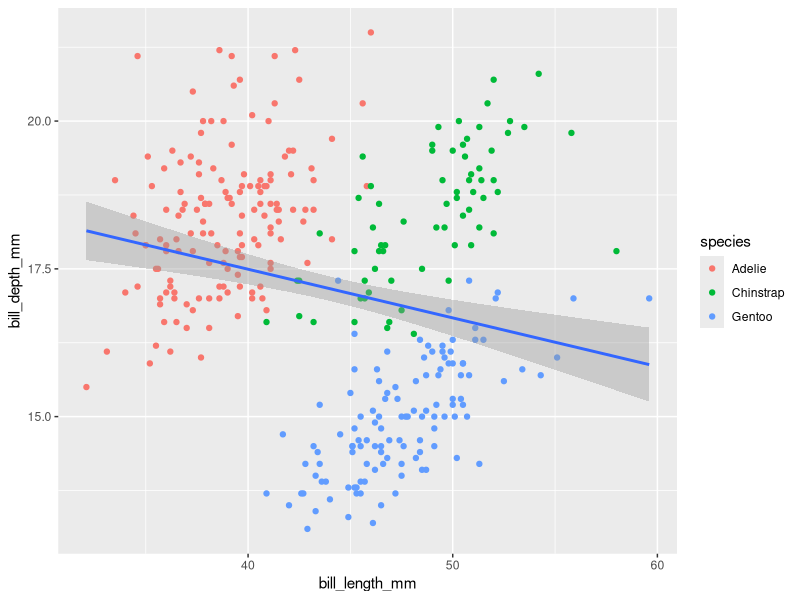
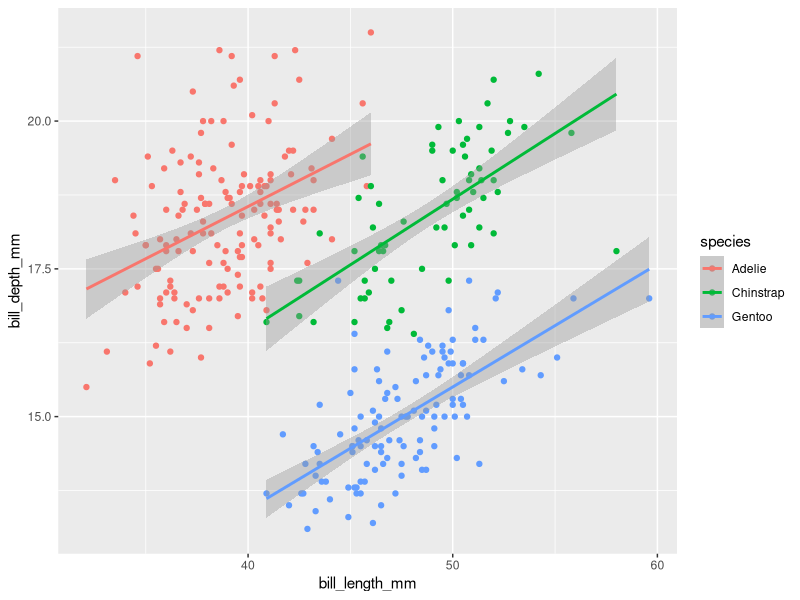
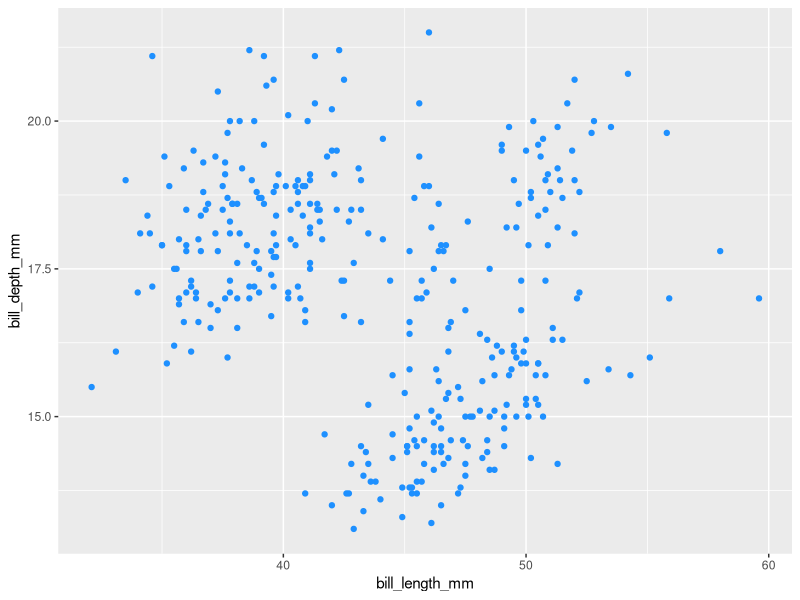
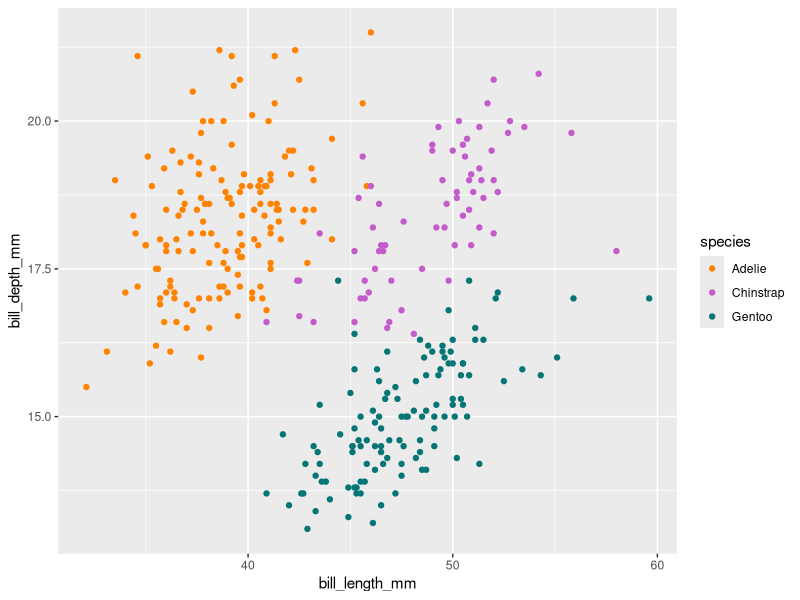
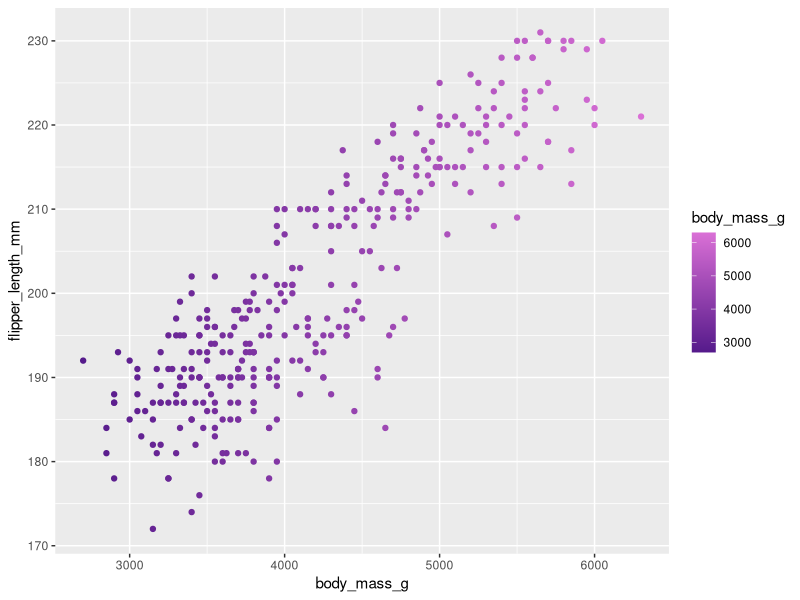
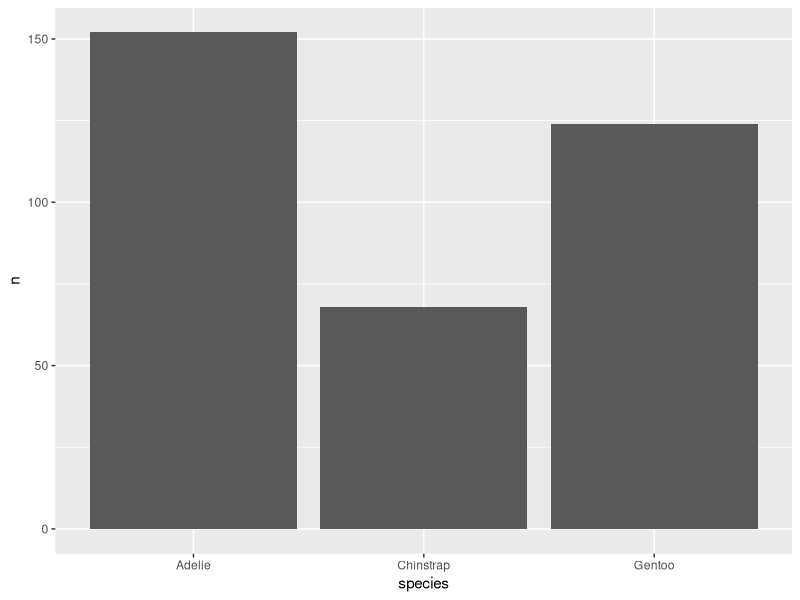
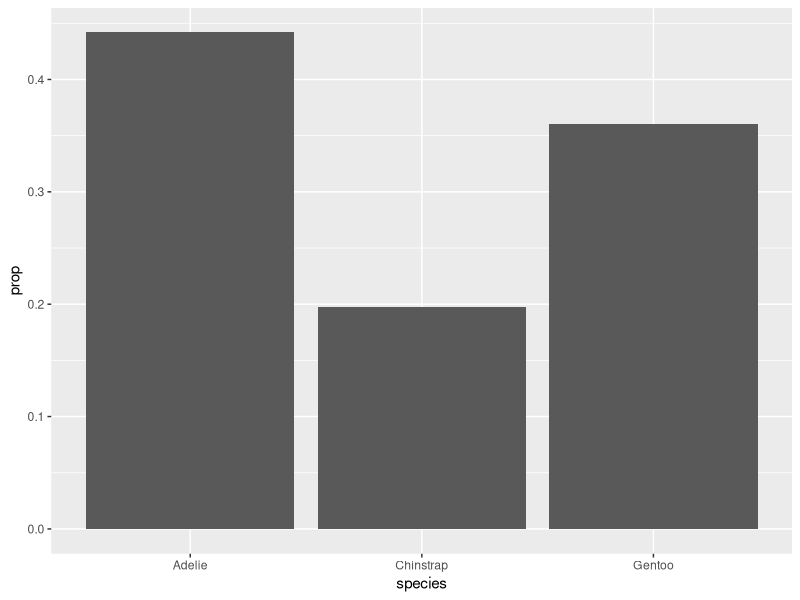
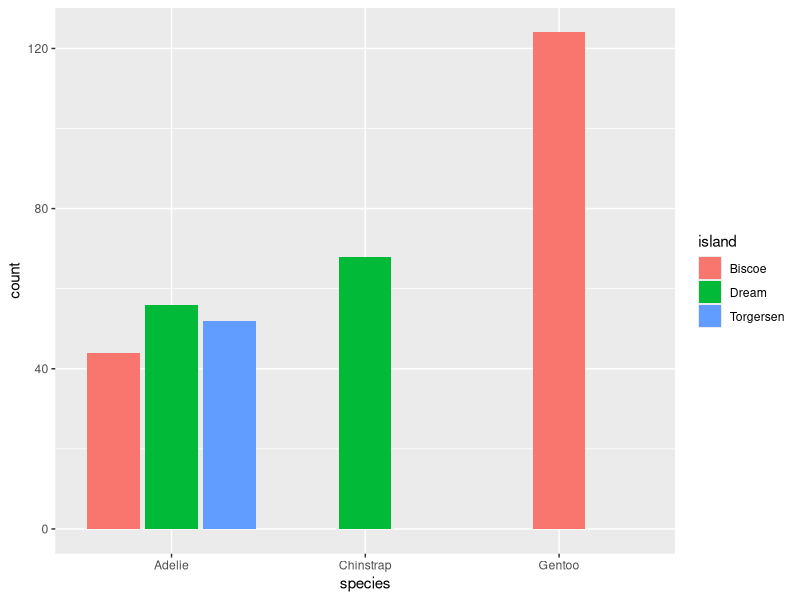

R code for these plots, in order:
## ---- chunk 1
library(tidyverse)
library(ggplot2)
library(palmerpenguins)
## ---- chunk 2
# create untidy data 
temp_data_wide <- tribble(
  ~date, ~station1, ~station2,  ~station3,
  "2023-10-01", 30.1, 29.8,  31.2,
  "2023-11-01", 28.6, 29.1,  33.4,
  "2023-12-01", 29.9, 28.5,  32.3
)

head(temp_data_wide, 2)
## ---- chunk 3
# create a tidy version of this df
temp_data_long <- temp_data_wide %>% 
  pivot_longer(cols = starts_with("station"), #pivot cols w/name station
               names_to = "station_id", #create col w/all stations
               values_to = "temp_c") #new col name for temp values

head(temp_data_long, 2)
## ---- chunk 4
ggplot(data = na.omit(penguins), #tidy data, omit na's
       mapping = aes(x = bill_length_mm, #mapping aesthetic, x-axis variable
                     y = bill_depth_mm)) + #color based on variable w/in aes
  geom_point(aes(color = species)) + #scatter plot
  geom_smooth(method = 'lm')
## ---- chunk 5
ggplot(na.omit(penguins), aes(x = bill_length_mm,
                              y = bill_depth_mm,
                              color = species)) +
  geom_point() +
  geom_smooth(method = 'lm') #since color by sp, indv lines for sp
## ---- chunk 6
# can define data w/in geometric object
ggplot() +
  geom_point(aes(x = bill_length_mm, #for geoms, mapping and data are flipped
                 y = bill_depth_mm), #this method allows for mult geoms
             penguins,
             color = 'dodgerblue') #change to a single color w/in geom
## ---- chunk 7
# manually adjusting colors, categorical variable
ggplot(na.omit(penguins), aes(x = bill_length_mm,
                              y = bill_depth_mm,
                              color = species)) +
  geom_point() +
  scale_color_manual(values = c("#FF8302", "#C35CCA", "#067575"))

# adjusting colors, continuous variable
ggplot(na.omit(penguins), aes(x = body_mass_g, y = flipper_length_mm, color = body_mass_g)) +
  geom_point() +
  scale_color_gradient(low = "purple4", high = "orchid")
## ---- chunk 8
# create summary table
penguins_summary <- penguins %>% 
  count(species)

# plot
ggplot(penguins_summary, aes(x = species, 
                             y = n)) +
  geom_col()
## ---- chunk 9
# use prop to calculate a proportion
ggplot(penguins, aes(x = species, y = after_stat(prop),
                     group = 1)) + #ungroups so not all vals = 1
  geom_bar()
## ---- chunk 10
ggplot(penguins, aes(x = species, 
                     fill = island)) +
  geom_bar(position = position_dodge2(preserve = 'single'))
## ---- chunk 11
ggplot(penguins, aes(x = species)) +
  geom_bar() +
  coord_flip() 

ggplot(penguins, aes(x = species)) +
  geom_bar() +
  coord_polar() 
## ---- chunk 12
ggplot(penguins, aes(x = species)) +
  geom_bar() +
  coord_flip() +
  theme_classic() +
  theme(axis.title = element_text(size = 17, color = 'purple4'))
